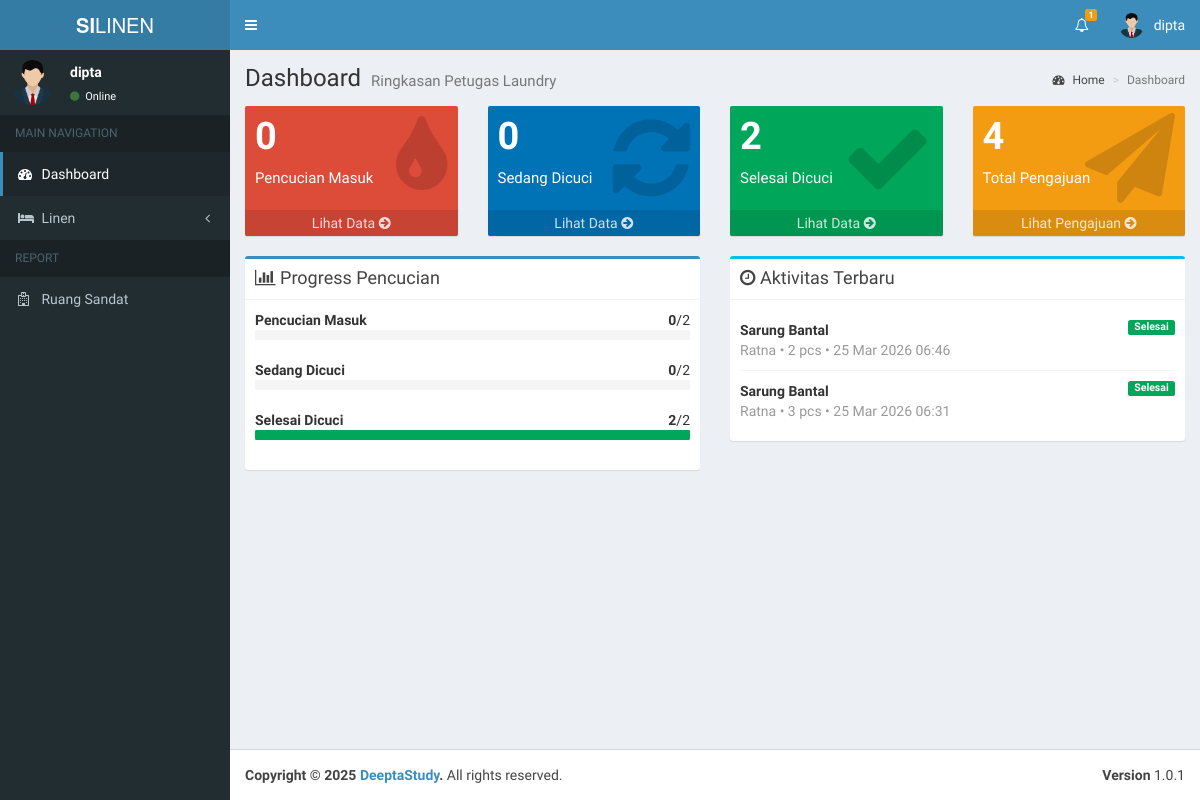
The app's page /petugas_laundry/index.php (signed in) with its own data.
### tables this page shows
CREATE TABLE `users` (
  `id` int(11) NOT NULL,
  `nama` varchar(100) NOT NULL,
  `username` varchar(100) NOT NULL,
  `email` varchar(100) NOT NULL,
  `password` varchar(100) NOT NULL,
  `hak_akses` varchar(25) NOT NULL,
  `status` int(11) NOT NULL,
  `status_ruangan` int(11) DEFAULT NULL
);

CREATE TABLE `ruangan` (
  `id` int(11) NOT NULL,
  `id_user` int(11) DEFAULT NULL,
  `nama_ruangan` varchar(199) NOT NULL,
  `telp_ruangan` varchar(15) NOT NULL,
  `status` int(11) NOT NULL
);

CREATE TABLE `pencucian` (
  `id` int(11) NOT NULL,
  `id_linen_ruangan` int(11) NOT NULL,
  `jumlah` int(11) NOT NULL,
  `tanggal` datetime NOT NULL,
  `keterangan` text NOT NULL,
  `status` int(11) NOT NULL
);

CREATE TABLE `linen` (
  `id` int(11) NOT NULL,
  `kode_linen` varchar(15) NOT NULL,
  `nama_linen` varchar(199) NOT NULL,
  `gambar` varchar(199) NOT NULL,
  `jumlah_linen` int(11) NOT NULL,
  `sisa_linen` int(11) NOT NULL,
  `tanggal` datetime NOT NULL,
  `status` int(11) NOT NULL,
  `updated_at` datetime NOT NULL
);

### petugas_laundry/index.php (the view, shortened to what the rows shown need)
<?php
    include '../koneksi.php';
    $aktivitasQuery = mysqli_query(
        $koneksi,
        "SELECT p.tanggal, p.jumlah, p.status, l.nama_linen, r.nama_ruangan
         FROM pencucian p
         LEFT JOIN linen_ruangan lr ON p.id_linen_ruangan = lr.id
         LEFT JOIN linen l ON lr.id_linen = l.id
         LEFT JOIN ruangan r ON lr.id_ruangan = r.id
         ORDER BY p.tanggal DESC
         LIMIT 5"
    );
    $pageTitle = "Dashboard";
    $pageDesc = "Ringkasan Petugas Laundry";
?>
<section class="content">
    <div class="row">
        <div class="col-md-6">
            <div class="box box-info">
                <div class="box-body" style="max-height: 260px; overflow: auto;">
                    <?php if ($aktivitasQuery && mysqli_num_rows($aktivitasQuery) > 0): ?>
                        <ul class="products-list product-list-in-box">
                            <?php while ($aktivitas = mysqli_fetch_assoc($aktivitasQuery)): ?>
                                <?php
                                    $statusLabel = 'Unknown';
                                    $statusClass = 'label-default';
                                    if ((int) $aktivitas['status'] === 1) {
                                        $statusLabel = 'Pengambilan';
                                        $statusClass = 'label-warning';
                                    } elseif ((int) $aktivitas['status'] === 2) {
                                        $statusLabel = 'Pencucian';
                                        $statusClass = 'label-primary';
                                    } elseif ((int) $aktivitas['status'] === 3) {
                                        $statusLabel = 'Selesai';
                                        $statusClass = 'label-success';
                                    }
                                ?>
                                <li class="item">
                                    <div class="product-info" style="margin-left: 0;">
                                        <span class="product-title">
                                            <?= htmlspecialchars($aktivitas['nama_linen']) ?>
                                            <span class="label <?= $statusClass ?> pull-right"><?= $statusLabel ?></span>
                                        </span>
                                        <span class="product-description">
                                            <?= htmlspecialchars($aktivitas['nama_ruangan']) ?> • <?= (int) $aktivitas['jumlah'] ?> pcs • <?= date('d M Y H:i', strtotime($aktivitas['tanggal'])) ?>
                                        </span>
                                    </div>
                                </li>
                            <?php endwhile; ?>
                        </ul>
                    <?php else: ?>
                        <p class="text-muted" style="margin: 0;">Belum ada aktivitas pencucian terbaru.</p>
                    <?php endif; ?>
                </div>
            </div>
        </div>
    </div>
</section>
<?php
$content = ob_get_clean();
include __DIR__ . '/../layouts/header.php';
echo $content;
include __DIR__ . '/../layouts/footer.php';
?>

### layouts/header.php (shortened to what the rows shown need)
<?php
include '../koneksi.php';
$username = $_SESSION['username'];
$query = mysqli_query($koneksi, "SELECT * FROM users WHERE username = '$username'");
$row = mysqli_fetch_assoc($query);
?>
<!DOCTYPE html>
<html>
<head>
    <link rel="stylesheet" href="../assets/bootstrap/css/bootstrap.min.css">
    <link rel="stylesheet" href="https://maxcdn.bootstrapcdn.com/font-awesome/4.4.0/css/font-awesome.min.css">
    <link rel="stylesheet" href="https://code.ionicframework.com/ionicons/2.0.1/css/ionicons.min.css">
    <link rel="stylesheet" href="../assets/dist/css/AdminLTE.min.css">
    <link rel="stylesheet" href="../assets/dist/css/skins/_all-skins.min.css">
    <link rel="stylesheet" href="../assets/plugins/iCheck/flat/blue.css">
    <link rel="stylesheet" href="../assets/plugins/morris/morris.css">
    <link rel="stylesheet" href="../assets/plugins/jvectormap/jquery-jvectormap-1.2.2.css">
</head>
<body class="hold-transition skin-blue sidebar-mini">
    <div class="wrapper">
        <header class="main-header">
            <nav class="navbar navbar-static-top" role="navigation">
                <div class="navbar-custom-menu">
                    <ul class="nav navbar-nav">
                        <li class="dropdown user user-menu">
                            <a href="#" class="dropdown-toggle" data-toggle="dropdown">
                                <img src="../assets/images/avatar.png" class="user-image" alt="User Image">
                                <span class="hidden-xs"><?= $row['username']; ?></span>
                            </a>
                        </li>
                    </ul>
                </div>
            </nav>
        </header>
        <div class="content-wrapper">
            <section class="content-header">
                <h1>
                    <?php echo isset($pageTitle) ? $pageTitle : 'Dashboard'; ?>
                    <small><?php echo isset($pageDesc) ? $pageDesc : 'Control Panel'; ?></small>
                </h1>
            </section>
            <?php include __DIR__ . '/navigation.php'; ?>

### layouts/navigation.php (shortened to what the rows shown need)
<aside class="main-sidebar">
    <section class="sidebar">
        <div class="user-panel">
            <div class="pull-left info">
                <p><?= $row['username']; ?></p>
                <a href="#"><i class="fa fa-circle text-success"></i> Online</a>
            </div>
        </div>
        <?php
            if ($row['hak_akses'] == 'admin') {
        ?>
        <ul class="sidebar-menu">
            <li class="header">MAIN NAVIGATION</li>
            <li class="<?= $_SESSION['active_menu'] == 'dashboard' ? 'active' : '' ?>">
                <a href="../admin/">
                    <i class="fa fa-dashboard"></i> <span>Dashboard</span>
                </a>
            </li>
            <li class="treeview <?= $_SESSION['active_menu'] == 'pengguna' ? 'active' : '' ?>">
                <a href="#">
                    <i class="fa fa-users"></i> <span>Pengguna</span>
                    <i class="fa fa-angle-left pull-right"></i>
                </a>
                <ul class="treeview-menu">
                    <li><a href="../admin/tambah_pengguna.php"><i class="fa fa-plus"></i> Tambah Pengguna Baru</a></li>
                    <li><a href="../admin/data_pengguna.php"><i class="fa fa-arrow-circle-right"></i> Data Pengguna</a></li>
                </ul>
            </li>
            <li class="<?= $_SESSION['active_menu'] == 'ruangan' ? 'active' : '' ?>">
                <a href="../admin/data_ruangan.php">
                    <i class="fa fa-building"></i> <span>Ruangan</span>
                </a>
            </li>
            <li class="<?= $_SESSION['active_menu'] == 'linen' ? 'active' : '' ?>">
                <a href="../admin/data_linen.php">
                    <i class="fa fa-bed"></i> <span>Data Linen</span>
                </a>
            </li>
            <li class="<?= $_SESSION['active_menu'] == 'linen_ruangan' ? 'active' : '' ?>">
                <a href="../admin/linen_ruangan.php">
                    <i class="fa fa-bed"></i> <span>Linen Ruangan</span>
                </a>
            </li>
            <li class="treeview <?= $_SESSION['active_menu'] == 'distribusi' ? 'active' : '' ?>">
                <a href="#">
                    <i class="fa fa-tint"></i> <span>Distribusi</span>
                    <i class="fa fa-angle-left pull-right"></i>
                </a>
                <ul class="treeview-menu">
                    <li><a href="../admin/data_pengajuan.php"><i class="fa fa-paper-plane"></i> Pengajuan Linen</a></li>
                    <li><a href="../admin/data_pencucian.php"><i class="fa fa-tint"></i> Permohonan Pencucian</a></li>
                    <!-- <li><a href="../admin/linen_bersih.php"><i class="fa fa-check-circle"></i> Linen Bersih</a></li>
                    <li><a href="../admin/linen_kotor.php"><i class="fa fa-exclamation-circle"></i> Linen Kotor</a></li> -->
                </ul>
            </li>
            <li class="header">REPORT</li>
            <li class="treeview <?= $_SESSION['active_menu'] == 'laporan' ? 'active' : '' ?>">
                <a href="#">
                    <i class="fa fa-file-text-o"></i> <span>Laporan</span>
                    <i class="fa fa-angle-left pull-right"></i>
                </a>
                <ul class="treeview-menu">
                    <li><a href="../admin/data_laporan_pengajuan.php"><i class="fa fa-file-text-o"></i> Laporan Pengajuan Linen</a></li>
                    <li><a href="../admin/data_laporan_pencucian.php"><i class="fa fa-file-text-o"></i> Laporan Pencucian Linen</a></li>
                </ul>
            </li>
        </ul>
        <?php
            }else if($row['hak_akses'] == 'admin_ruangan'){
        ?>
        <ul class="sidebar-menu">
            <li>
                <a href="#">
                    <i class="fa fa-hospital-o"></i> <span>Ruang <?php
                        $queryRuangan = mysqli_query($koneksi, "SELECT nama_ruangan FROM ruangan WHERE id_user = '{$row['id']}' AND status = 1 LIMIT 1");
                        $ruangan = mysqli_fetch_assoc($queryRuangan);
                        echo $ruangan ? htmlspecialchars($ruangan['nama_ruangan']) : 'Belum diatur';
                    ?></span>
                </a>
            </li>
        </ul>
        <?php
            }else if($row['hak_akses'] == 'petugas_laundry'){
        ?>
        <ul class="sidebar-menu">
            <li class="header">MAIN NAVIGATION</li>
            <li class="<?= $_SESSION['active_menu'] == 'dashboard' ? 'active' : '' ?>">
                <a href="../petugas_laundry/">
                    <i class="fa fa-dashboard"></i> <span>Dashboard</span>
                </a>
            </li>
            <li class="<?= $_SESSION['active_menu'] == 'linen' ? 'active' : '' ?>">
                <a href="../petugas_laundry/data_linen.php">
                    <i class="fa fa-bed"></i> <span>Data Linen</span>
                </a>
            </li>
            <li class="<?= $_SESSION['active_menu'] == 'linen_ruangan' ? 'active' : '' ?>">
                <a href="../petugas_laundry/linen_ruangan.php">
                    <i class="fa fa-bed"></i> <span>Linen Ruangan</span>
                </a>
            </li>
            <li class="treeview <?= $_SESSION['active_menu'] == 'distribusi' ? 'active' : '' ?>">
                <a href="#">
                    <i class="fa fa-tint"></i> <span>Distribusi</span>
                    <i class="fa fa-angle-left pull-right"></i>
                </a>
                <ul class="treeview-menu">
                    <li><a href="../petugas_laundry/data_pengajuan.php"><i class="fa fa-paper-plane"></i> Pengajuan Linen</a></li>
                    <li><a href="../petugas_laundry/data_pencucian.php"><i class="fa fa-tint"></i> Permohonan Pencucian</a></li>
                    <!-- <li><a href="../petugas_laundry/linen_bersih.php"><i class="fa fa-check-circle"></i> Linen Bersih</a></li>
                    <li><a href="../petugas_laundry/linen_kotor.php"><i class="fa fa-exclamation-circle"></i> Linen Kotor</a></li> -->
                </ul>
            </li>
            <li class="treeview <?= $_SESSION['active_menu'] == 'laporan' ? 'active' : '' ?>">
                <a href="#">
                    <i class="fa fa-file-text-o"></i> <span>Laporan</span>
                    <i class="fa fa-angle-left pull-right"></i>
                </a>
                <ul class="treeview-menu">
                    <li><a href="../petugas_laundry/data_laporan_pengajuan.php"><i class="fa fa-file-text-o"></i> Laporan Pengajuan Linen</a></li>
                    <li><a href="../petugas_laundry/data_laporan_pencucian.php"><i class="fa fa-file-text-o"></i> Laporan Pencucian Linen</a></li>
                </ul>
            </li>
        </ul>
        <?php
            }else if($row['hak_akses'] == 'kepala_penanggung_jawab'){
        ?>
        <ul class="sidebar-menu">
            <li class="header">MAIN NAVIGATION</li>
            <li class="<?= $_SESSION['active_menu'] == 'dashboard' ? 'active' : '' ?>">
                <a href="../admin/">
                    <i class="fa fa-dashboard"></i> <span>Dashboard</span>
                </a>
            </li>
            <li class="<?= $_SESSION['active_menu'] == 'pengguna' ? 'active' : '' ?>">
                <a href="../kepala_penanggung_jawab/data_pengguna.php">
                    <i class="fa fa-users"></i> <span>Pengguna</span>
                </a>
            </li>
            <li class="<?= $_SESSION['active_menu'] == 'ruangan' ? 'active' : '' ?>">
                <a href="../kepala_penanggung_jawab/data_ruangan.php">
                    <i class="fa fa-building"></i> <span>Ruangan</span>
                </a>
            </li>
            <li class="<?= $_SESSION['active_menu'] == 'linen' ? 'active' : '' ?>">
                <a href="../kepala_penanggung_jawab/data_linen.php">
                    <i class="fa fa-bed"></i> <span>Data Linen</span>
                </a>
            </li>
            <li class="<?= $_SESSION['active_menu'] == 'linen_ruangan' ? 'active' : '' ?>">
                <a href="../kepala_penanggung_jawab/linen_ruangan.php">
                    <i class="fa fa-bed"></i> <span>Linen Ruangan</span>
                </a>
            </li>
            <li class="treeview <?= $_SESSION['active_menu'] == 'distribusi' ? 'active' : '' ?>">
                <a href="#">
                    <i class="fa fa-tint"></i> <span>Distribusi</span>
                    <i class="fa fa-angle-left pull-right"></i>
                </a>
                <ul class="treeview-menu">
                    <li><a href="../kepala_penanggung_jawab/data_pengajuan.php"><i class="fa fa-paper-plane"></i> Pengajuan Linen</a></li>
                    <li><a href="../kepala_penanggung_jawab/data_pencucian.php"><i class="fa fa-tint"></i> Permohonan Pencucian</a></li>
                </ul>
            </li>
            <li class="header">REPORT</li>
            <li class="treeview <?= $_SESSION['active_menu'] == 'laporan' ? 'active' : '' ?>">
                <a href="#">
                    <i class="fa fa-file-text-o"></i> <span>Laporan</span>
                    <i class="fa fa-angle-left pull-right"></i>
                </a>
                <ul class="treeview-menu">
                    <li><a href="../kepala_penanggung_jawab/data_laporan_pengajuan.php"><i class="fa fa-file-text-o"></i> Laporan Pengajuan Linen</a></li>
                    <li><a href="../kepala_penanggung_jawab/data_laporan_pencucian.php"><i class="fa fa-file-text-o"></i> Laporan Pencucian Linen</a></li>
                </ul>
            </li>
        </ul>
        <?php
            }
        ?>
    </section>
</aside>

### records on screen
users: username "dipta"
ruangan: nama_ruangan "Sandat"
pencucian: linen.nama_linen "Sarung Bantal", status "Selesai", ruangan.nama_ruangan "Ratna", jumlah "2", tanggal "25 Mar 2026 06:46"
pencucian: linen.nama_linen "Sarung Bantal", status "Selesai", ruangan.nama_ruangan "Ratna", jumlah "3", tanggal "25 Mar 2026 06:31"

### other values on screen
$total "1"
$pageTitle "Dashboard"
$pageDesc "Ringkasan Petugas Laundry"
$pencucianMasuk "0"
$sedangDicuci "0"
$selesaiDicuci "2"
$totalPengajuan "4"
$totalProses "2"
